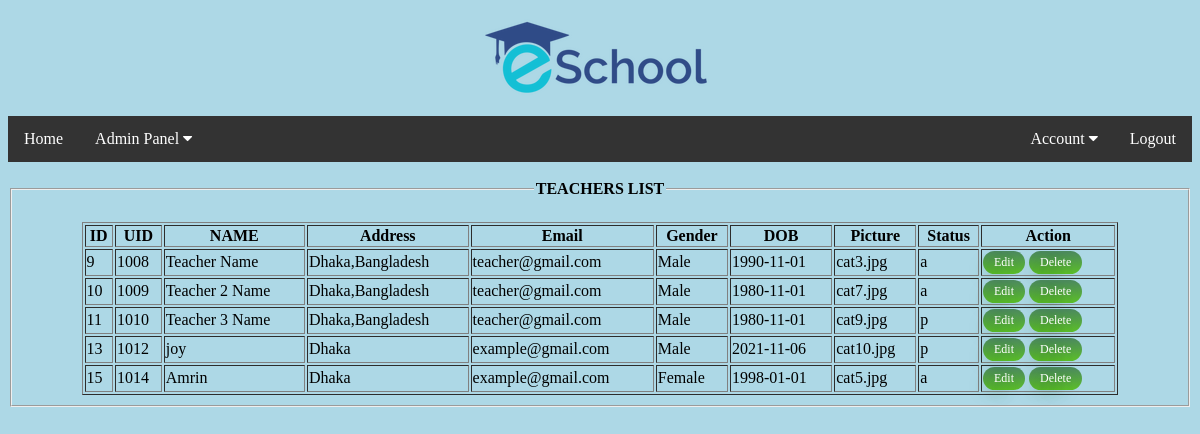
The page /Admin/views/teachers-list.php (signed in) on the database its author committed.
### tables this page shows
CREATE TABLE `users` (
  `id` int(10) NOT NULL,
  `uid` varchar(10) NOT NULL,
  `password` varchar(20) NOT NULL,
  `name` varchar(50) NOT NULL,
  `dob` varchar(20) NOT NULL,
  `gender` varchar(10) NOT NULL,
  `bloodgrp` varchar(10) DEFAULT NULL,
  `class` int(10) DEFAULT NULL,
  `address` varchar(100) NOT NULL,
  `email` varchar(50) NOT NULL,
  `picture` text NOT NULL,
  `type` varchar(10) NOT NULL,
  `status` varchar(10) NOT NULL
);

### Admin/model/Model.php (called while the page is built, shortened)
<?php
	function getAllTeachers(){
		$con = getConnection();
		$sql = "select * from users where type='t'";
		$result = mysqli_query($con, $sql);
		return $result;
	}
?>

### Admin/views/teachers-list.php (the view, shortened to what this page needs)
<?php
   require_once('../model/Model.php');
	$result = getAllTeachers();
?>
<?php include('header.php');?>
<!DOCTYPE html>
<html>
<head>
</head>
<body>
	<br>
<fieldset>
<legend class="text"><b>TEACHERS LIST</b></legend><br>
	<table border="1" align="center" width="90%">
	<tr>
		<th>ID</th>
		<th>UID</th>
		<th>NAME</th>
		<th>Address</th>
		<th>Email</th>
		<th>Gender</th>
		<th>DOB</th>
		<th>Picture</th>
		<th>Status</th>
		<th>Action</th>
	</tr>
	<?php while($data =mysqli_fetch_assoc($result)){ ?>
			<tr>
				<td><?=$data['id']?></td>
				<td><?=$data['uid']?></td>
				<td><?=$data['name']?></td>
				<td><?=$data['address']?></td>
				<td><?=$data['email']?></td>
				<td><?=$data['gender']?></td>
				<td><?=$data['dob']?></td>
				<td><?=$data['picture']?></td>
				<td><?=$data['status']?></td>
				<td>
					<a href="tprofileEdit.php?id=<?=$data['id']?>"class="myButton">Edit</a>
					<a href="tprofileDelete.php?id=<?=$data['id']?>"class="myButton">Delete</a>
				</td>
			</tr>
	<?php } ?>
	</table>
	</fieldset>
</body>
</html>

### Admin/css/style.css (style rules this page uses)
body { font-family: Times, Helvetica, sans-serif; }
.text { text-align: center; }
body { font-family: Times, sans-serif; }
body { background-color: lightblue; }

### Admin/views/header.php (style rules this page uses)
body { background-color: lightblue; }

### Admin/views/teachers-list.php (style rules this page uses)
.myButton { box-shadow: 3px -5px 16px -50px #3dc21b; background:linear-gradient(to bottom, #4c8a5c 5%, #5cbf2a 100%); background-color:#4c8a5c; border-radius:34px; display:inline-block; cursor:pointer; color:#ffffff; font-family:Times New Roman; font-size:12px; padding:4px 11px; text-decoration:none; text-shadow:-8px 8px 17px #2f6627; }

### rows shown on the page
users: id "9", uid "1008", name "Teacher Name", address "Dhaka,Bangladesh", email "teacher@gmail.com", gender "Male", dob "1990-11-01", picture "cat3.jpg", status "a"
users: id "10", uid "1009", name "Teacher 2 Name", address "Dhaka,Bangladesh", email "teacher@gmail.com", gender "Male", dob "1980-11-01", picture "cat7.jpg", status "a"
users: id "11", uid "1010", name "Teacher 3 Name", address "Dhaka,Bangladesh", email "teacher@gmail.com", gender "Male", dob "1980-11-01", picture "cat9.jpg", status "p"
users: id "13", uid "1012", name "joy", address "Dhaka", email "example@gmail.com", gender "Male", dob "2021-11-06", picture "cat10.jpg", status "p"
users: id "15", uid "1014", name "Amrin", address "Dhaka", email "example@gmail.com", gender "Female", dob "1998-01-01", picture "cat5.jpg", status "a"
